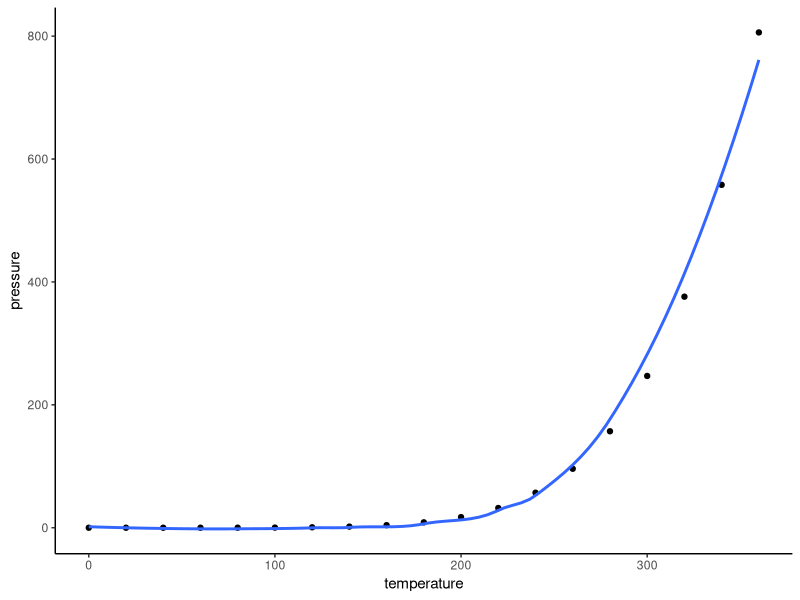

Source code (R):
## ---- chunk 1
#| fig-height: 3
#| fig-width: 3
#| fig-cap: "Example plot."
#| label: "fig-plotname"


library(tidyverse)

# create a plot
  ggplot(data = pressure, aes(x = temperature, y = pressure)) +
    geom_point() +
    theme_classic() +
    geom_smooth(se = F)
## ---- chunk 2
#| label: "tbl-eg_tab"
#| tbl-cap: "An example table."

library(kableExtra)
# pass a few lines of a dataframe to kable
  head(pressure) %>%
    kable() %>%
    kable_classic(full_width = FALSE) %>%
    kable_styling(
      bootstrap_options = c("striped", "hover"), full_width = FALSE
    )
